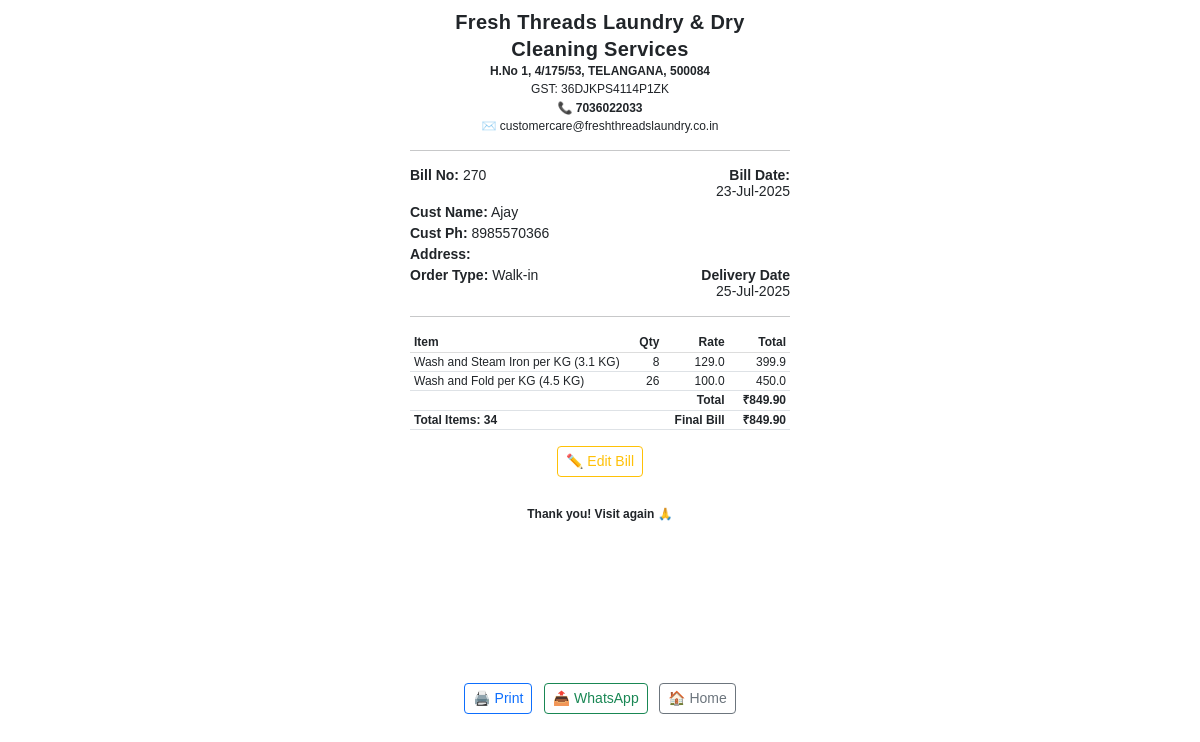
Page /bill/270 on the committed database.
### tables this page shows
CREATE TABLE bills (
    id INTEGER PRIMARY KEY AUTOINCREMENT,
    customer_id INTEGER NOT NULL,
    date TEXT DEFAULT CURRENT_TIMESTAMP,
    total REAL,
    pickup_date TEXT,
    pickup_time TEXT,
    delivery_date TEXT,
    dropoff_time TEXT,
    pickup_address TEXT, order_type TEXT DEFAULT 'Walk-in', discount_type TEXT DEFAULT 'Amount', discount_value REAL DEFAULT 0, advance_paid REAL DEFAULT 0, balance_amount REAL DEFAULT 0, void INTEGER DEFAULT 0,
    FOREIGN KEY (customer_id) REFERENCES customers(id)
);

CREATE TABLE customers (
    id INTEGER PRIMARY KEY AUTOINCREMENT,
    name TEXT NOT NULL,
    phone TEXT NOT NULL UNIQUE,
    email_address TEXT,
    address TEXT,
    customer_type TEXT
);

CREATE TABLE bill_items (
    id INTEGER PRIMARY KEY AUTOINCREMENT,
    bill_id INTEGER NOT NULL,
    service_id INTEGER,
    service_name TEXT NOT NULL,
    qty REAL NOT NULL,  -- ✅ now allows decimals
    rate REAL NOT NULL,
    total REAL NOT NULL, items INTEGER DEFAULT 1,
    FOREIGN KEY (bill_id) REFERENCES bills(id),
    FOREIGN KEY (service_id) REFERENCES services(id)
);

### app.py (the view)
@app.route("/bill/<int:bill_id>")
def bill_view(bill_id):
    conn = sqlite3.connect(DB_PATH)
    conn.row_factory = sqlite3.Row
    cur = conn.cursor()
    cur.execute("""
        SELECT b.*, c.name AS customer_name, c.phone AS customer_phone
        FROM bills b
        JOIN customers c ON b.customer_id = c.id
        WHERE b.id = ?
    """, (bill_id,))
    row = cur.fetchone()
    cur.execute("SELECT * FROM bill_items WHERE bill_id = ?", (bill_id,))
    items = cur.fetchall()
    conn.close()
    if row is None:
        abort(404)
    bill = dict(row)
    try:
        dt = datetime.strptime(bill['date'], "%Y-%m-%d %H:%M:%S")
        bill['formatted_date'] = dt.strftime("%d-%b-%Y")
    except Exception:
        bill['formatted_date'] = bill['date']
    try:
        dt1 = datetime.strptime(bill['delivery_date'], "%Y-%m-%d")
        bill['formatted_due_date'] = dt1.strftime("%d-%b-%Y")
    except Exception:
        bill['formatted_due_date'] = bill['delivery_date']
    subtotal = sum(float(item['qty']) * float(item['rate']) for item in items)
    discount_value = float(bill['discount_value']) if bill.get('discount_value') else 0.0
    if bill.get('discount_type') == "%":
        discount_amount = subtotal * discount_value / 100
    else:
        discount_amount = discount_value
    final_total = subtotal - discount_amount
    qr_filename = f"qr_{bill_id}.png"
    qr_path = os.path.join("static/qr", qr_filename)
    generate_upi_qr("freshthreads0549@iob", "Fresh Threads Laundry", final_total, qr_path)
    conn = sqlite3.connect(DB_PATH)
    conn.row_factory = sqlite3.Row
    cur = conn.cursor()
    cur.execute("SELECT payment_status FROM bill_status WHERE bill_id = ?", (bill_id,))
    status = cur.fetchone()
    conn.close()
    bill["is_paid"] = status and status["payment_status"] == "Paid"
    return render_template(
        "invoice.html",
        bill=bill,
        items=items,
        qr_image=qr_filename,
        subtotal=subtotal,
        discount_amount=discount_amount,
        final_total=final_total,
    )

### app.py (called while the page is built)
def generate_upi_qr(upi_id, name, amount, qr_path):
    upi_url = f"upi://pay?pa={upi_id}&pn={name}&am={amount:.2f}&cu=INR"
    img = qrcode.make(upi_url)
    img.save(qr_path)

### templates/invoice.html (shortened to what this page needs)
<!DOCTYPE html>
<html>
<head>
    <link rel="stylesheet" href="https://cdn.jsdelivr.net/npm/bootstrap@5.3.0/dist/css/bootstrap.min.css">
</head>
<body>
    <div class="invoice-box">
        <div class="centered">
            <h2 class="shop-name">Fresh Threads Laundry & Dry</h2>
            <h2 class="shop-name">Cleaning Services</h2>
            <p class="mb-1"><strong>H.No 1, 4/175/53, TELANGANA, 500084</strong></p>
            <p class="mb-1">GST: 36DJKPS4114P1ZK</p>
            <p class="mb-1"><strong>📞 7036022033</strong></p>
            <p class="mb-1">✉️ customercare@freshthreadslaundry.co.in</p>
            <hr>
        </div>
        <div class="container px-0" style="font-size: 14px;">
            <div class="row mb-1">
                <div class="col-6"><strong>Bill No:</strong> {{ bill.id }}</div>
                <div class="col-6 text-end">
                    <div><strong>Bill Date:</strong></div>
                    <div>{{ bill.formatted_date }}</div>
                </div>
            </div>
            <div class="row mb-1">
                <div class="col-12"><strong>Cust Name:</strong> {{ bill.customer_name }}</div>
            </div>
            <div class="row mb-1">
                <div class="col-12"><strong>Cust Ph:</strong> {{ bill.customer_phone }}</div>
            </div>
            <div class="row mb-1">
                <div class="col-12"><strong>Address:</strong> {{ bill.pickup_address }}</div>
            </div>
            <div class="row mb-1">
                <div class="col-6"><strong>Order Type:</strong> {{ bill.order_type }}</div>
                <div class="col-6 text-end">
                    <div><strong>Delivery Date</strong></div>
                    <div>{{ bill.formatted_due_date }}</div>
                </div>
            </div>
        </div>
        <hr>
        <table class="table table-sm">
            <thead>
                <tr>
            <th style="width: 45%;">Item</th>
            <th class="text-right" style="width: 15%; white-space: nowrap;">Qty</th>
            <th class="text-right" style="width: 20%; white-space: nowrap;">Rate</th>
            <th class="text-right" style="width: 20%; white-space: nowrap;">Total</th>
                </tr>
            </thead>
            <tbody>
                {% for item in items %}
                <tr>
                    <td>{{ item.service_name }}</td>
                    <td class="text-right">{{ item.items }}</td>
<td class="text-right">{{ item.rate }}</td>
<td class="text-right">{{ item.total }}</td>
                </tr>
                {% endfor %}
            </tbody>
            <tfoot>
                <tr>
                    <td colspan="3" style="text-align: right;">Total</td>
                    <td style="text-align: right; white-space: nowrap;">₹{{ "%.2f"|format(subtotal) }}</td>
                </tr>
     <tr>
        <td colspan="2" style="font-weight: bold;">Total Items: {{ items | map(attribute='items') | sum }}</td>
        <td style="text-align: right;"><strong>Final Bill</strong></td>
        <td style="text-align: right; white-space: nowrap;"><strong>₹{{ "%.2f"|format(final_total) }}</strong></td>
    </tr>
            </tfoot>
        </table>
        {% if not bill.is_paid %}
<div class="text-center mt-2 screen-only">
    <a href="{{ url_for('edit_bill', bill_id=bill.id) }}" class="btn btn-sm btn-outline-warning">✏️ Edit Bill</a>
</div>
{% endif %}
 <div class="text-center mt-4">
    <p><strong>Thank you! Visit again 🙏</strong></p>
    <br><br><br><br><br><br><br><br><br>
</div>
<div class="screen-only text-center mt-3">
    <button id="printOnly" class="btn btn-sm btn-outline-primary">🖨️ Print</button>
    <button id="whatsappOnly" class="btn btn-sm btn-outline-success ms-2">📤 WhatsApp</button>
    <a href="/billing" class="btn btn-sm btn-outline-secondary ms-2">🏠 Home</a>
</div>
    </div>
</body>
</html>

### templates/invoice.html (style rules this page uses)
body { font-family: Arial, sans-serif; background: #fff; font-size: 12px; line-height: 1.2; }
.invoice-box { max-width: 400px; margin: auto; padding: 10px; font-size: 12px; }
.centered { text-align: center; }
.mb-1 { margin-bottom: 5px; }
.table td, .table th { padding: 2px 4px; vertical-align: top; font-size: 12px; white-space: nowrap; }
.table thead th { border-bottom: 1px solid #ddd; }
.table tfoot td { font-weight: bold; }
.shop-name { font-size: 20px !important; font-weight: 800 !important; margin-bottom: 3px; font-family: Arial, sans-serif; letter-spacing: 0.3px; }
.text-right { text-align: right; }

### rows in the picture
bills: id "270", order_type "Walk-in"
customers: customer_name "Ajay", customer_phone "8985570366"
bill_items: service_name "Wash and Steam Iron per KG (3.1 KG)", items "8", rate "129.0", total "399.9"
bill_items: service_name "Wash and Fold per KG (4.5 KG)", items "26", rate "100.0", total "450.0"

### other values in the picture
{{ bill.formatted_date }} "23-Jul-2025"
{{ bill.formatted_due_date }} "25-Jul-2025"
{{ "%.2f"|format(subtotal) }} "849.90"
{{ items | map(attribute='items') | sum }} "34"
{{ "%.2f"|format(final_total) }} "849.90"
